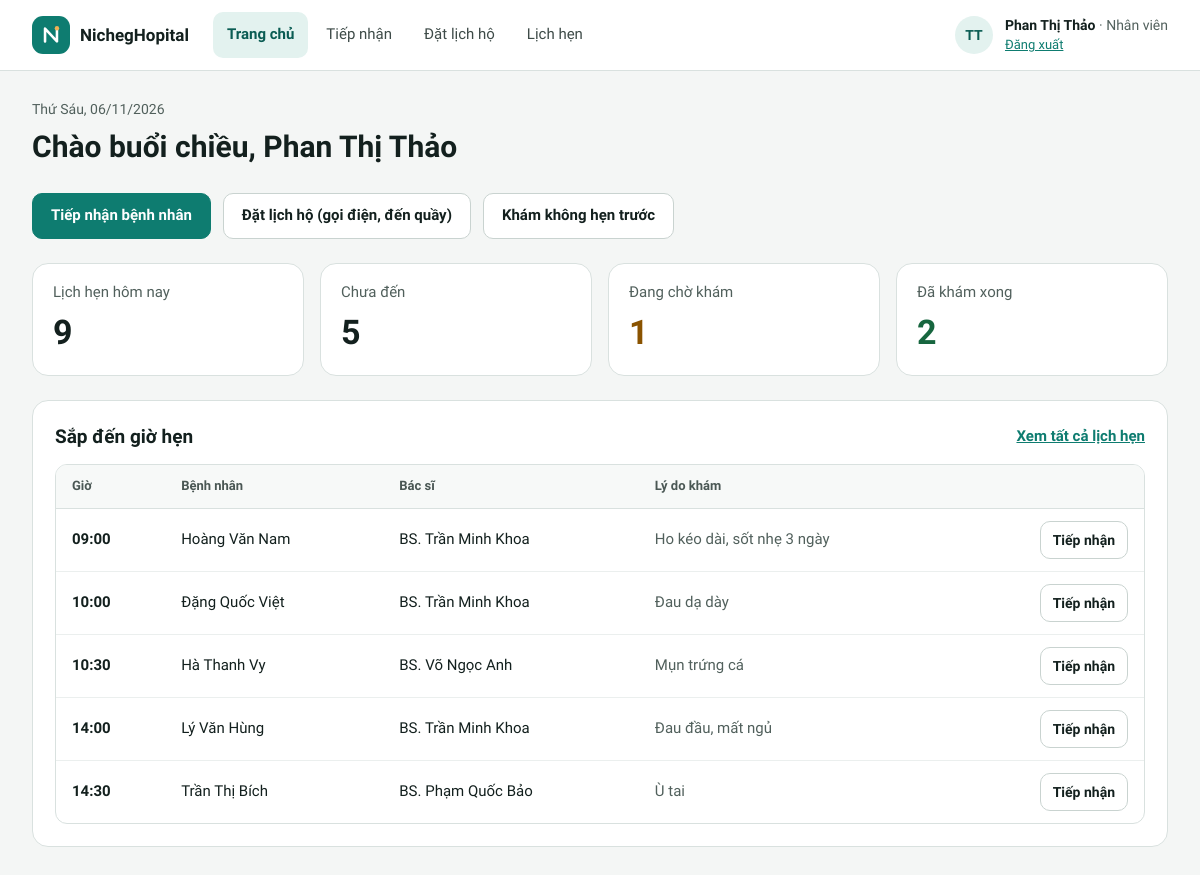
The app's page /nhan-vien/trang-chu.php (signed in) with its own data.
### tables this page shows
CREATE TABLE lich_hen (
  id           INT UNSIGNED AUTO_INCREMENT PRIMARY KEY,
  benh_nhan_id INT UNSIGNED NOT NULL,
  bac_si_id    INT UNSIGNED NOT NULL,
  ngay         DATE NOT NULL,
  gio          TIME NOT NULL,
  loai         ENUM('hen_truoc', 'vang_lai') NOT NULL DEFAULT 'hen_truoc' COMMENT 'vang_lai: đến khám không hẹn trước',
  ly_do        VARCHAR(255) NULL,
  trang_thai   ENUM('da_dat', 'cho_kham', 'dang_kham', 'da_kham', 'da_huy') NOT NULL DEFAULT 'da_dat',
  ly_do_huy    VARCHAR(100) NULL,
  dat_boi      ENUM('benh_nhan', 'nhan_vien') NOT NULL DEFAULT 'benh_nhan' COMMENT 'bệnh nhân tự đặt trên web hay nhân viên đặt hộ',
  tao_luc      DATETIME NOT NULL DEFAULT CURRENT_TIMESTAMP,
   
   
   
  giu_cho      TINYINT AS (IF(trang_thai = 'da_huy' OR loai = 'vang_lai', NULL, 1)) STORED,
  UNIQUE KEY uq_khung_gio (bac_si_id, ngay, gio, giu_cho),
  INDEX idx_lh_ngay (ngay, trang_thai),
  INDEX idx_lh_benh_nhan (benh_nhan_id),
  CONSTRAINT fk_lh_benh_nhan FOREIGN KEY (benh_nhan_id) REFERENCES benh_nhan (id),
  CONSTRAINT fk_lh_bac_si FOREIGN KEY (bac_si_id) REFERENCES bac_si (id)
);

CREATE TABLE benh_nhan (
  id            INT UNSIGNED AUTO_INCREMENT PRIMARY KEY,
  ma            VARCHAR(10)  NULL UNIQUE,
  ho_ten        VARCHAR(100) NOT NULL,
  so_dien_thoai CHAR(10)     NOT NULL UNIQUE,
  nam_sinh      SMALLINT UNSIGNED NULL,
  gioi_tinh     ENUM('Nam', 'Nữ') NULL,
  dia_chi       VARCHAR(255) NULL,
  tao_luc       DATETIME NOT NULL DEFAULT CURRENT_TIMESTAMP
);

CREATE TABLE bac_si (
  id            INT UNSIGNED AUTO_INCREMENT PRIMARY KEY,
  ho_ten        VARCHAR(100) NOT NULL,
  chuyen_khoa   VARCHAR(50)  NOT NULL,
  phong         VARCHAR(20)  NOT NULL,
  so_dien_thoai CHAR(10)     NOT NULL,
  email         VARCHAR(100) NULL,
  trinh_do      VARCHAR(100) NULL
);

### includes/tien-ich.php (called while the page is built, shortened)
<?php
function e(mixed $gia_tri): string
{
    return htmlspecialchars((string) ($gia_tri ?? ''), ENT_QUOTES, 'UTF-8');
}
function duong_dan_goc(): string
{
    static $goc = null;
    if ($goc === null) {
        $thu_muc_public = str_replace('\\', '/', (string) realpath(__DIR__ . '/../public'));
        $goc_web = rtrim(str_replace('\\', '/', (string) realpath($_SERVER['DOCUMENT_ROOT'] ?? '')), '/');
        $goc = '';
        if ($goc_web !== '' && str_starts_with($thu_muc_public . '/', $goc_web . '/')) {
            $phan = trim(substr($thu_muc_public, strlen($goc_web)), '/');
            $goc = $phan === '' ? '' : '/' . implode('/', array_map('rawurlencode', explode('/', $phan)));
        }
    }
    return $goc;
}
function url(string $trang, array $tham_so = []): string
{
    $tham_so = array_filter($tham_so, fn($v) => $v !== null && $v !== '');
    $chuoi = $tham_so ? '?' . http_build_query($tham_so, '', '&', PHP_QUERY_RFC3986) : '';
    return duong_dan_goc() . '/' . ltrim($trang, '/') . $chuoi;
}
function ten_bac_si(string $ho_ten): string
{
    return 'BS. ' . $ho_ten;
}
function hom_nay(): string
{
    return date('Y-m-d');
}
function ten_thu(string $ngay): string
{
    return THU_TRONG_TUAN[(int) date('N', strtotime($ngay))];
}
function ngay_vn(string $ngay): string
{
    return date('d/m/Y', strtotime($ngay));
}
function gio_ngan(string $gio): string
{
    return substr($gio, 0, 5);
}
function thu_ngay(string $ngay): string
{
    return ten_thu($ngay) . ', ' . ngay_vn($ngay);
}

### includes/xac-thuc.php (called while the page is built, shortened)
<?php
function nguoi_dung(): ?array
{
    return $_SESSION['nguoi_dung'] ?? null;
}

### includes/csdl.php (called while the page is built, shortened)
<?php
function csdl(): PDO
{
    static $pdo = null;
    if ($pdo === null) {
        $dsn = sprintf('mysql:host=%s;port=%d;dbname=%s;charset=utf8mb4', CSDL_MAY_CHU, CSDL_CONG, CSDL_TEN);
        try {
            $pdo = new PDO($dsn, CSDL_NGUOI_DUNG, CSDL_MAT_KHAU, [
                PDO::ATTR_ERRMODE => PDO::ERRMODE_EXCEPTION,
                PDO::ATTR_DEFAULT_FETCH_MODE => PDO::FETCH_ASSOC,
                PDO::ATTR_EMULATE_PREPARES => false,
            ]);
            $pdo->exec("SET time_zone = '+07:00'");
        } catch (PDOException $loi) {
            http_response_code(500);
            exit('Không kết nối được cơ sở dữ liệu. Hãy kiểm tra MySQL đã chạy và đã chạy lệnh "php database/cai-dat.php" (xem README.md). Chi tiết: '
                . htmlspecialchars($loi->getMessage()));
        }
    }
    return $pdo;
}
function truy_van(string $sql, array $tham_so = []): PDOStatement
{
    $lenh = csdl()->prepare($sql);
    $lenh->execute($tham_so);
    return $lenh;
}
function mot_dong(string $sql, array $tham_so = []): ?array
{
    $dong = truy_van($sql, $tham_so)->fetch();
    return $dong === false ? null : $dong;
}
function nhieu_dong(string $sql, array $tham_so = []): array
{
    return truy_van($sql, $tham_so)->fetchAll();
}

### public/nhan-vien/trang-chu.php (the view, shortened to what this page needs)
<?php
$nguoi_dung = yeu_cau_vai_tro('NV');
$dem = mot_dong(
    "SELECT SUM(trang_thai <> 'da_huy') AS tong, SUM(trang_thai = 'da_dat') AS chua_den,
            SUM(trang_thai = 'cho_kham') AS cho_kham, SUM(trang_thai = 'da_kham') AS da_kham
     FROM lich_hen WHERE ngay = ?",
    [hom_nay()]
);
$sap_den = nhieu_dong(
    "SELECT lh.id, lh.gio, lh.ly_do, bn.ho_ten, bs.ho_ten AS bac_si
     FROM lich_hen lh JOIN benh_nhan bn ON bn.id = lh.benh_nhan_id JOIN bac_si bs ON bs.id = lh.bac_si_id
     WHERE lh.ngay = ? AND lh.trang_thai = 'da_dat' ORDER BY lh.gio LIMIT 6",
    [hom_nay()]
);
$gio = (int) date('G');
$loi_chao = $gio < 11 ? 'Chào buổi sáng' : ($gio < 18 ? 'Chào buổi chiều' : 'Chào buổi tối');
?>
<main class="pg">
  <div class="pg-head">
    <span class="eyebrow"><?= e(thu_ngay(hom_nay())) ?></span>
    <h1><?= e($loi_chao) ?>, <?= e($nguoi_dung['ho_ten']) ?></h1>
  </div>
  <div class="row" style="gap:12px">
    <a class="btn pri" href="<?= e(url('nhan-vien/tiep-nhan.php')) ?>">Tiếp nhận bệnh nhân</a>
    <a class="btn" href="<?= e(url('nhan-vien/dat-lich.php')) ?>">Đặt lịch hộ (gọi điện, đến quầy)</a>
    <a class="btn" href="<?= e(url('nhan-vien/tiep-nhan.php', ['moi' => 1])) ?>">Khám không hẹn trước</a>
  </div>
  <div class="stats">
    <div class="card stat"><span>Lịch hẹn hôm nay</span><strong><?= (int) $dem['tong'] ?></strong></div>
    <div class="card stat"><span>Chưa đến</span><strong><?= (int) $dem['chua_den'] ?></strong></div>
    <div class="card stat"><span>Đang chờ khám</span><strong class="c-cam"><?= (int) $dem['cho_kham'] ?></strong></div>
    <div class="card stat"><span>Đã khám xong</span><strong class="c-xanh"><?= (int) $dem['da_kham'] ?></strong></div>
  </div>
  <section class="card p22 stack g14">
    <div class="row between">
      <h2>Sắp đến giờ hẹn</h2>
      <a href="<?= e(url('nhan-vien/lich-hen.php')) ?>" style="font-size:15px;font-weight:600">Xem tất cả lịch hẹn</a>
    </div>
    <?php if ($sap_den): ?>
      <div class="tbl-box">
        <table style="min-width:640px">
          <thead><tr><th>Giờ</th><th>Bệnh nhân</th><th>Bác sĩ</th><th>Lý do khám</th><th></th></tr></thead>
          <tbody>
            <?php foreach ($sap_den as $lh): ?>
              <tr>
                <td class="strong num"><?= e(gio_ngan($lh['gio'])) ?></td>
                <td style="font-weight:500"><?= e($lh['ho_ten']) ?></td>
                <td><?= e(ten_bac_si($lh['bac_si'])) ?></td>
                <td class="muted"><?= e($lh['ly_do']) ?></td>
                <td class="t-right"><a class="btn sm" href="<?= e(url('nhan-vien/tiep-nhan.php', ['id' => $lh['id']])) ?>">Tiếp nhận</a></td>
              </tr>
            <?php endforeach; ?>
          </tbody>
        </table>
      </div>
    <?php else: ?>
      <p class="muted" style="font-size:15px">Không còn lịch hẹn nào chờ tiếp nhận hôm nay.</p>
    <?php endif; ?>
  </section>
</main>

### public/assets/app.css (style rules this page uses)
:root { --nen: #F4F6F5; --chu: #13201E; --chinh: #0E7C70; --chinh-dam: #0A5C53; --dam: #0B4F48; --nhat: #E3F2EF; --vien: #D9E1DF; --vien-o: #C9D3D0; --phu: #51605C; --nhan: #2F3B38; --ke: #EBEFEE; }
* { box-sizing: border-box; }
html { -webkit-text-size-adjust: 100%; scroll-padding-top: 88px; }
body { margin: 0; min-height: 100vh; background: var(--nen); color: var(--chu); font-family: 'Lexend', system-ui, sans-serif; font-size: 15px; line-height: 1.45; }
a { color: var(--chinh); }
h1, h2, h3, p { margin: 0; }
h1, h2, h3 { font-weight: 600; }
.muted { color: var(--phu); }
.num { font-variant-numeric: tabular-nums; }
.stack { display: flex; flex-direction: column; }
.g14 { gap: 14px; }
.row { display: flex; flex-wrap: wrap; align-items: center; gap: 12px; }
.between { justify-content: space-between; }
.pg { max-width: 1440px; margin: 0 auto; padding: 28px 32px 48px; display: flex; flex-direction: column; gap: 24px; }
.pg-head { display: flex; flex-direction: column; gap: 6px; }
.pg-head h1 { font-size: 30px; }
.eyebrow { font-size: 14px; color: var(--phu); }
.card { background: #FFFFFF; border: 1px solid var(--vien); border-radius: 16px; }
.p22 { padding: 22px; }
.card h2 { font-size: 19px; }
.btn { min-height: 46px; padding: 0 18px; border-radius: 10px; border: 1px solid var(--vien-o); background: #FFFFFF; color: var(--chu); font-size: 15px; font-weight: 600; display: inline-flex; align-items: center; justify-content: center; gap: 8px; cursor: pointer; text-decoration: none; white-space: nowrap; }
.btn.sm, .bn .btn.sm { min-height: 38px; padding: 0 12px; font-size: 14px; border-radius: 10px; }
.btn.pri { background: var(--chinh); border-color: var(--chinh); color: #FFFFFF; }
.tbl-box { overflow-x: auto; border: 1px solid var(--vien); border-radius: 12px; background: #FFFFFF; }
table { width: 100%; border-collapse: collapse; }
th { text-align: left; font-size: 13px; color: #4A5754; font-weight: 600; padding: 12px 16px; border-bottom: 1px solid var(--vien); background: #F7F9F8; white-space: nowrap; }
td { padding: 12px 16px; border-bottom: 1px solid var(--ke); font-size: 15px; vertical-align: middle; }
tbody tr:last-child td { border-bottom: 0; }
.t-right { text-align: right; }
.strong { font-weight: 600; }
.stats { display: grid; grid-template-columns: repeat(auto-fit, minmax(min(220px, 100%), 1fr)); gap: 16px; }
.stat { padding: 18px 20px; display: flex; flex-direction: column; gap: 4px; }
.stat span { font-size: 15px; color: var(--phu); }
.stat strong { font-size: 34px; font-weight: 600; }
.c-cam { color: #8A5300; }
.c-xanh { color: #17663F; }

### records on screen
lich_hen: gio "09:00", benh_nhan.ho_ten "Hoàng Văn Nam", bac_si.ho_ten "BS. Trần Minh Khoa", ly_do "Ho kéo dài, sốt nhẹ 3 ngày"
lich_hen: gio "10:00", benh_nhan.ho_ten "Đặng Quốc Việt", bac_si.ho_ten "BS. Trần Minh Khoa", ly_do "Đau dạ dày"
lich_hen: gio "10:30", benh_nhan.ho_ten "Hà Thanh Vy", bac_si.ho_ten "BS. Võ Ngọc Anh", ly_do "Mụn trứng cá"
lich_hen: gio "14:00", benh_nhan.ho_ten "Lý Văn Hùng", bac_si.ho_ten "BS. Trần Minh Khoa", ly_do "Đau đầu, mất ngủ"
lich_hen: gio "14:30", benh_nhan.ho_ten "Trần Thị Bích", bac_si.ho_ten "BS. Phạm Quốc Bảo", ly_do "Ù tai"

### other values on screen
TEN_PHONG_KHAM "NichegHopital"
$nhan "Trang chủ"
$nhan "Tiếp nhận"
$nhan "Đặt lịch hộ"
$nhan "Lịch hẹn"
chu_cai_dau($nguoi_dung['ho_ten']) "TT"
$nguoi_dung['ho_ten'] "Phan Thị Thảo"
VAI_TRO[$nguoi_dung['vai_tro']] "Nhân viên"
thu_ngay(hom_nay()) "Thứ Sáu, 06/11/2026"
$dem['tong'] "9"
$dem['chua_den'] "5"
$dem['cho_kham'] "1"
$dem['da_kham'] "2"
